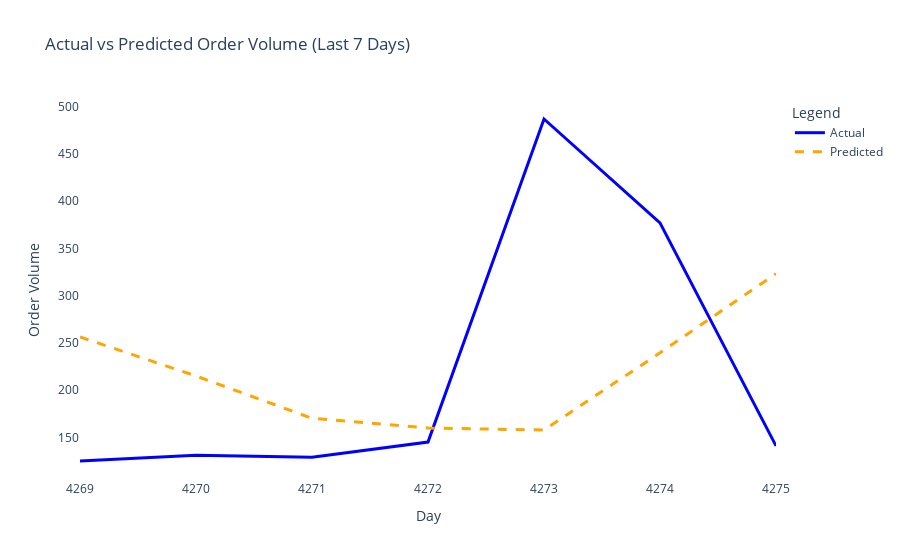

The code cell stored with this chart in its notebook:
### Code cell


### Figure 1 — Plotly figure (JSON) as saved in the notebook; plotly's stock layout.template omitted (floating-point values rounded to 4 significant figures)
{"data": [{"line": {"color": "blue", "width": 3}, "mode": "lines", "name": "Actual", "type": "scatter", "x": [4269, 4270, 4271, 4272, 4273, 4274, 4275], "y": [125, 131, 129, 145, 487, 377, 141]}, {"line": {"color": "orange", "dash": "dash", "width": 3}, "mode": "lines", "name": "Predicted", "type": "scatter", "x": [4269, 4270, 4271, 4272, 4273, 4274, 4275], "y": [256.3, 214.9, 170.2, 159.9, 157.8, 239.5, 323.3]}], "layout": {"legend": {"title": {"text": "Legend"}}, "plot_bgcolor": "white", "title": {"text": "Actual vs Predicted Order Volume (Last 7 Days)"}, "xaxis": {"title": {"text": "Day"}}, "yaxis": {"title": {"text": "Order Volume"}}}}
